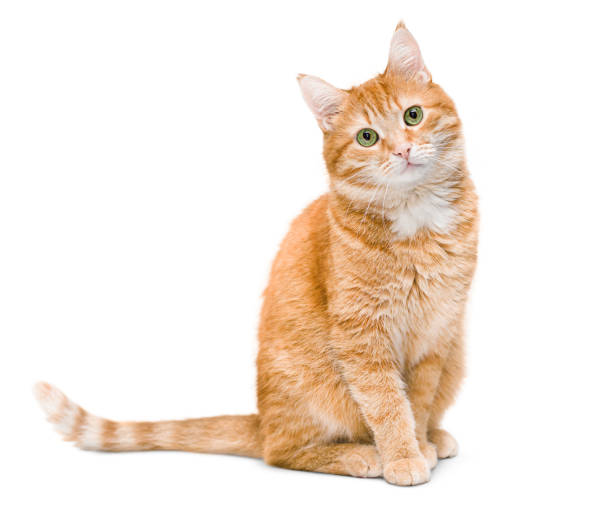
#> input picture 0506/cat1.jpg, 612 x 531 px; the run also reads 1 picture not shown here
$ python py0506.py
#> lines starting #> are read from the running program, lines starting #| are printed output that depends on the picture; long printed decimals are rounded
from pathlib import Path
from math import sqrt

try:
    from PIL import Image
except ImportError as exc:
    raise SystemExit(
        "This assignment needs Pillow. Install it with: pip install pillow"
    ) from exc


IMAGE_SIZE = (128, 128)
GRADIENT_BINS = 16
MARGIN_C = 0.03


def D(image_path):
    """
    Feature extractor D(x).

    This version uses image differentials. It converts the picture to grayscale,
    computes finite differences dx and dy, then builds a histogram of gradient
    magnitudes. In short, it compares edge/texture changes instead of RGB color.
    """
    image = (
        Image.open(image_path)
        .convert("L")
        .resize(IMAGE_SIZE, Image.Resampling.LANCZOS)
    )
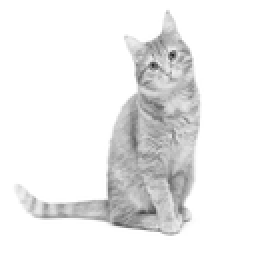
#> image: PIL image 128x128 L (shown 2 times larger); min 33, max 255, mean 236.6
    pixels = image.load()
    width, height = image.size
#> width = 128; height = 128

    counts = [0] * GRADIENT_BINS
    total_gradient = 0
    max_gradient = sqrt(255 * 255 + 255 * 255)

    for y in range(height - 1):
        for x in range(width - 1):
            dx = pixels[x + 1, y] - pixels[x, y]
            dy = pixels[x, y + 1] - pixels[x, y]
            gradient = sqrt(dx * dx + dy * dy) / max_gradient
            bin_index = min(int(gradient * GRADIENT_BINS), GRADIENT_BINS - 1)
            counts[bin_index] += 1
            total_gradient += gradient
#> after the loop, counts = [14482, 1246, 279, 88, 25, 8, 1, 0, 0, 0, 0, 0, 0, 0, 0, 0]; total_gradient = 275.6

    sample_count = (width - 1) * (height - 1)
#> sample_count = 16129
    features = [count / sample_count for count in counts]
#> features = [0.898, 0.0773, 0.0173, 0.00546, 0.00155, 0.000496, 6.2e-05, 0, 0, 0, 0, 0, 0, 0, 0, 0]
    features.append(total_gradient / sample_count)

    length = sqrt(sum(value * value for value in features))
#> length = 0.902
    return [value / length for value in features]


def l2_distance(vector_a, vector_b):
    return sqrt(sum((a - b) ** 2 for a, b in zip(vector_a, vector_b)))


def negative_sample_loss(image_a, image_b, margin=MARGIN_C):
    """
    Assignment 1 negative-sample distance loss:

        L = max(0, C - ||D(x1) - D(x2)||_2)
    """
    distance = l2_distance(D(image_a), D(image_b))
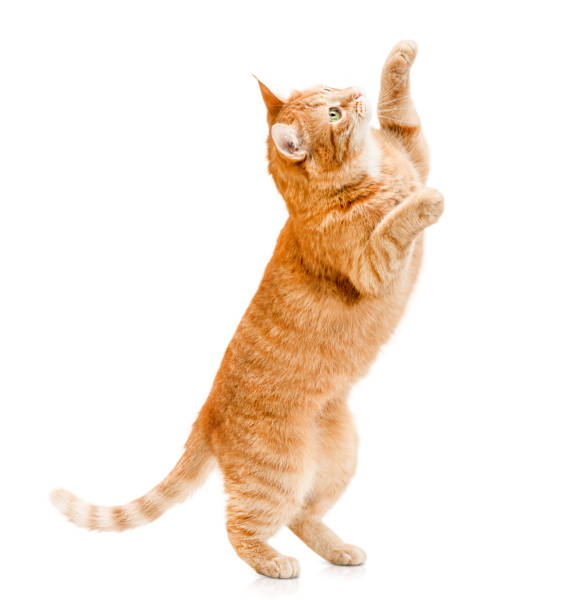
#> input picture 0506/cat2.jpg, 566 x 612 px
#> in D (call 2), `image = ( Image.open(image_path) .convert("L") .resize(IMAGE_SIZE, Ima..`:
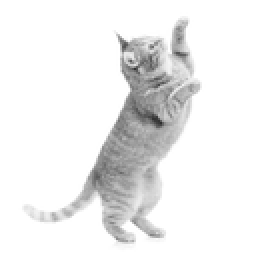
#> image: PIL image 128x128 L (shown 2 times larger); min 46, max 255, mean 237.4
#> after the loop in D (call 2), `for y in range(height - 1):`: counts = [14749, 971, 280, 101, 26, 2, 0, 0, 0, 0, 0, 0, 0, 0, 0, 0]; total_gradient = 245.9
#> in D (call 2), `features = [count / sample_count for count in counts]`: features = [0.914, 0.0602, 0.0174, 0.00626, 0.00161, 0.000124, 0, 0, 0, 0, 0, 0, 0, 0, 0, 0]
#> in D (call 2), `length = sqrt(sum(value * value for value in features))`: length = 0.917
#> distance = 0.0202
    loss = max(0, margin - distance)
#> loss = 0.00977
    return distance, loss


def image_distance(image_a, image_b):
    return l2_distance(D(image_a), D(image_b))


def main():
    image_paths = {
        "cat1": Path("cat1.jpg"),
        "cat2": Path("cat2.jpg"),
        "cat4": Path("cat3.jpg"),
        "dog": Path("dog.jpg"),
    }

    missing = [str(path) for path in image_paths.values() if not path.exists()]
    if missing:
        raise SystemExit("Missing image file(s): " + ", ".join(missing))

    pairs = [
        ("cat1", "cat2", "同類參考"),
        ("cat1", "dog", "負樣本"),
        ("cat2", "dog", "負樣本"),
    ]

    #print("作業 1：對比學習 Contrastive Learning")
    print(f"公式：L = max(0, C - ||D(x1) - D(x2)||_2)，C = {MARGIN_C}")
    print()
    print(f"{'圖片組合':<15}{'類型':<12}{'L2 距離':>14}{'負樣本損失':>16}")
    print("-" * 65)

    for left, right, pair_type in pairs:
        distance, loss = negative_sample_loss(image_paths[left], image_paths[right])
#> distance = 0.0202; loss = 0.00977
        pair_name = left + " vs " + right
        print(f"{pair_name:<15}{pair_type:<12}{distance:>14.6f}{loss:>16.6f}")
#| cat1 vs cat2   同類參考              0.02023        0.009766
#> pass 2 of the loop in main, `for left, right, pair_type in pairs:`:
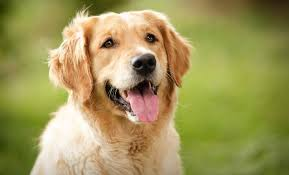
#> input picture 0506/dog.jpg, 289 x 175 px
#> in D (call 4), `image = ( Image.open(image_path) .convert("L") .resize(IMAGE_SIZE, Ima..`:
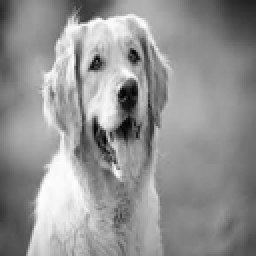
#> image: PIL image 128x128 L (shown 2 times larger); min 0, max 254, mean 147
#> after the loop in D (call 4), `for y in range(height - 1):`: counts = [13844, 1504, 492, 209, 57, 20, 3, 0, 0, 0, 0, 0, 0, 0, 0, 0]; total_gradient = 492.7
#> features = [0.858, 0.0932, 0.0305, 0.013, 0.00353, 0.00124, 0.000186, 0, 0, 0, 0, 0, 0, 0, 0, 0]
#> length = 0.865
#> in main, `distance, loss = negative_sample_loss(image_paths[left], image_paths[r..`: distance = 0.0334; loss = 0
#| cat1 vs dog    負樣本               0.03339        0

    print()
    print("cat4 與其他圖片的距離比較：")
    cat4_distances = []
    for name in ("cat1", "cat2", "dog"):
        distance = image_distance(image_paths["cat4"], image_paths[name])
#> distance = 0.0334
        cat4_distances.append((name, distance))
        print(f"cat4 vs {name:<5} L2 距離：{distance:.6f}")
#| cat4 vs cat1  L2 距離：0.03339
#> pass 2 of the loop in main, `for name in ("cat1", "cat2", "dog"):`:
#> in main, `distance = image_distance(image_paths["cat4"], image_paths[name])`: distance = 0.0499
#| cat4 vs cat2  L2 距離：0.04992

    closest_name, closest_distance = min(cat4_distances, key=lambda item: item[1])
#> closest_name = 'dog'; closest_distance = 0
    print(f"cat4 最接近的是 {closest_name}，距離為 {closest_distance:.6f}。")
#| cat4 最接近的是 dog，距離為 0。
    print()
    print("cat1 vs cat2 只作為同類圖片距離較近的參考。")
    print("對負樣本來說，當距離 >= C 時，損失值會變成 0。")


if __name__ == "__main__":
    main()
